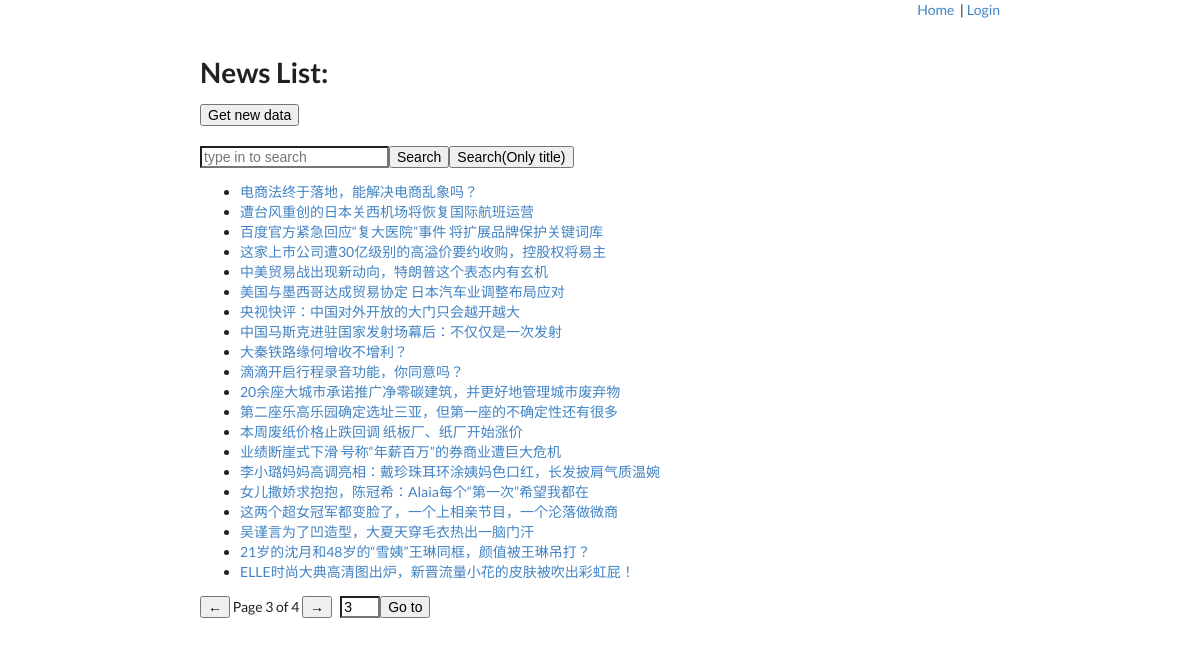
Screenshot of /news/3 with the database file from the repository.
### news/models.py (models this page shows)
class News(models.Model):
    id = models.IntegerField(primary_key=True)
    title = models.TextField()
    content = models.TextField()
    url = models.URLField()
    deleted = models.BooleanField(default=False)

### news/views.py (the view)
# urls.py: path('news/', views.news, name='news'),
def news(request, id=-1):
    if id <= 0 or not isinstance(id, int):
        return HttpResponseRedirect('/news/1')
    news = get_show_news()
    pagesize = 20
    pages = (len(news) + pagesize - 1) // pagesize
    if id > pages and pages > 0:
        return HttpResponseRedirect('/news/' + str(pages))
    news = news[(id - 1) * pagesize:id * pagesize]
    return render(request, 'news.html', render_params(request, news=news, haspre=id>1, hasnext=id<pages,
                                                        nowid=id, preid=id-1, nextid=id+1, total=pages))

### news/views.py (called while the page is built)
def get_show_news():
    news = News.objects.filter(deleted=False)
    news = list(news)
    news.sort(key=lambda x: x.id)
    return news

def check_loggedini(request):
    sess = request.session.get('sess', None)
    if sess and User.objects.filter(sess=sess):
        return True
    else:
        return False

def render_params(request, **kwargs):
    ans = {'loggedin': check_loggedini(request)}
    for t in kwargs:
        ans[t] = kwargs[t]
    return ans

### templates/news.html (shortened to what this page needs)
{% extends "base.html" %}
{% block body %}
<h1>News List:</h1>
    <a href="/getnew/"><button>Get new data</button></a><br><br>
    <input type="text" placeholder="type in to search" id="input_query"><button onclick="doquery()">Search</button><button onclick="doquery_title()">Search(Only title)</button>
<ul>
    {% for s in news %}
        <li><a href="/news_content/{{ s.id }}">{{ s.title }}</a></li>
    {% endfor %}
</ul>
    {% if haspre %}
        <a href="/news/{{ preid }}"><button>←</button></a>
    {% endif %}
    Page {{ nowid }} of {{ total }}
    {% if hasnext %}
        <a href="/news/{{ nextid }}"><button>→</button></a>
    {% endif %}
    &nbsp;&nbsp;<input type="text" value="{{ nowid }}" id='tarpage' style="max-width: 40px"><button onclick="gotopage()">Go to</button>
{% endblock %}

### rows the page displays
News: title "电商法终于落地，能解决电商乱象吗？"
News: title "遭台风重创的日本关西机场将恢复国际航班运营"
News: title "百度官方紧急回应“复大医院”事件 将扩展品牌保护关键词库"
News: title "这家上市公司遭30亿级别的高溢价要约收购，控股权将易主"
News: title "中美贸易战出现新动向，特朗普这个表态内有玄机"
News: title "美国与墨西哥达成贸易协定 日本汽车业调整布局应对"
News: title "央视快评：中国对外开放的大门只会越开越大"
News: title "中国马斯克进驻国家发射场幕后：不仅仅是一次发射"
News: title "大秦铁路缘何增收不增利？"
News: title "滴滴开启行程录音功能，你同意吗？"
News: title "20余座大城市承诺推广净零碳建筑，并更好地管理城市废弃物"
News: title "第二座乐高乐园确定选址三亚，但第一座的不确定性还有很多"
News: title "本周废纸价格止跌回调 纸板厂、纸厂开始涨价"
News: title "业绩断崖式下滑 号称“年薪百万”的券商业遭巨大危机"
News: title "李小璐妈妈高调亮相：戴珍珠耳环涂姨妈色口红，长发披肩气质温婉"
News: title "女儿撒娇求抱抱，陈冠希：Alaia每个“第一次”希望我都在"
News: title "这两个超女冠军都变脸了，一个上相亲节目，一个沦落做微商"
News: title "吴谨言为了凹造型，大夏天穿毛衣热出一脑门汗"
News: title "21岁的沈月和48岁的“雪姨”王琳同框，颜值被王琳吊打？"
News: title "ELLE时尚大典高清图出炉，新晋流量小花的皮肤被吹出彩虹屁！"

### other values shown
{{ nowid }} "3"
{{ total }} "4"
